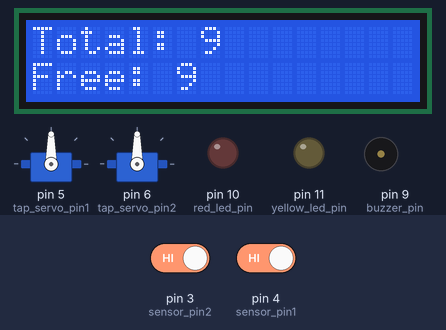
The sketch below on a simulated Arduino Uno, built with avr-gcc and run on an emulated ATmega328P. Shown: 2 × servo, 16×2 character LCD, output pins drawn as LEDs (lit = HIGH), buzzer (waves = sounding, pin HIGH). The test bench sets the inputs (shaded band); at power-on: pin 3 (sensor_pin2) HIGH, pin 4 (sensor_pin1) HIGH. What the sketch prints to the serial monitor is not drawn.

Above: at 1.3 s.
1.4 s: pin 3 (sensor_pin2) driven LOW
At 2.6 s:
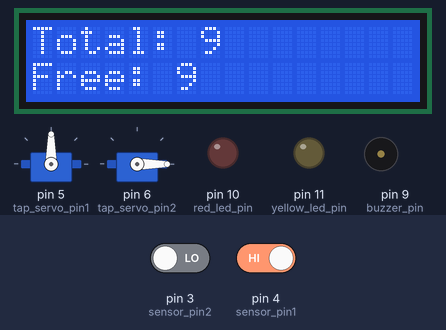
2.9 s: pin 4 (sensor_pin1) driven LOW
At 5.7 s:
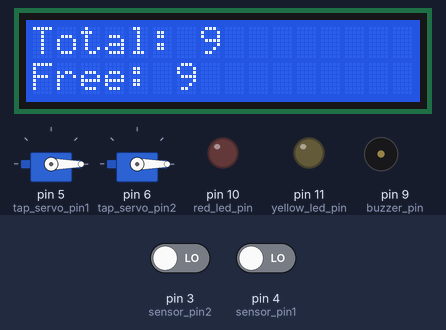
5.9 s: pin 3 (sensor_pin2) driven HIGH
At 9.5 s:
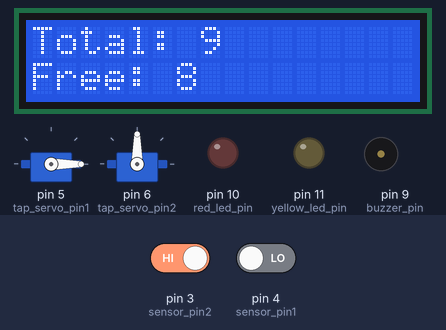
11.9 s: pin 3 (sensor_pin2) driven LOW and pin 4 (sensor_pin1) driven HIGH
At 12.8 s:
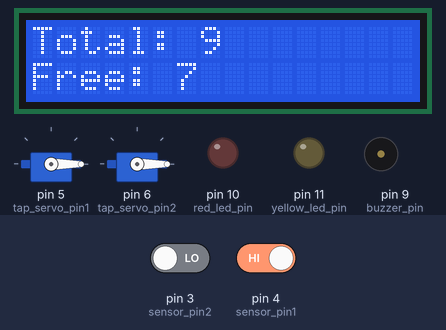
Timing chart, 0 to 17.0 s (numbered marks = the images above; inputs shaded):
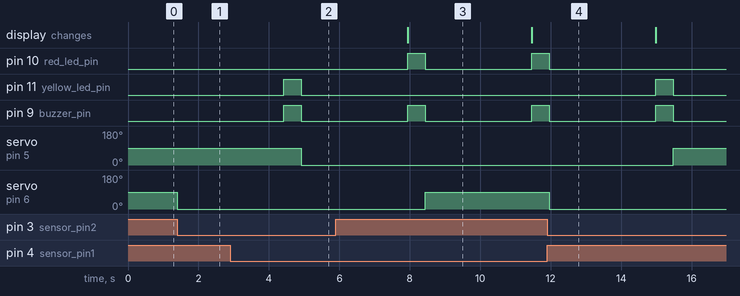

The sketch:

SmartParking.ino
```cpp
#include <Servo.h>
#include <LiquidCrystal_I2C.h>

Servo tap_servo1;
Servo tap_servo2;
LiquidCrystal_I2C lcd(0x27, 16, 2);

int sensor_pin1 = 4;
int sensor_pin2 = 3;
int tap_servo_pin1 = 5;
int tap_servo_pin2 = 6;
int buzzer_pin = 9;
int red_led_pin = 10;
int yellow_led_pin = 11;

const int max_total_slots = 9;

int total_slots = max_total_slots;
int free_slots = max_total_slots;

void setup() {
  Serial.begin(9600);
  pinMode(sensor_pin1, INPUT);
  pinMode(sensor_pin2, INPUT);

  tap_servo1.attach(tap_servo_pin1);
  tap_servo2.attach(tap_servo_pin2);

  pinMode(buzzer_pin, OUTPUT);
  pinMode(red_led_pin, OUTPUT);
  pinMode(yellow_led_pin, OUTPUT);

  lcd.begin(16, 2);

  updateLCD(total_slots, free_slots);

  updateFreeSlots(0);
}

void loop() {

  int val1 = digitalRead(sensor_pin1);

  if (val1 == 0) {
    tap_servo1.write(0);
    delay(3000);

    Serial.println("Sensor 1 triggered!");
    updateFreeSlots(-1);

    digitalWrite(red_led_pin, HIGH);
    digitalWrite(buzzer_pin, HIGH);
    delay(500);
    digitalWrite(red_led_pin, LOW);
    digitalWrite(buzzer_pin, LOW);
  }
  if (val1 == 1) {
    tap_servo1.write(90);
  }


  int val2 = digitalRead(sensor_pin2);

  if (val2 == 0) {
    tap_servo2.write(0);
    delay(3000);

    Serial.println("Sensor 2 triggered!");
    updateFreeSlots(1);

    digitalWrite(yellow_led_pin, HIGH);
    digitalWrite(buzzer_pin, HIGH);
    delay(500);
    digitalWrite(yellow_led_pin, LOW);
    digitalWrite(buzzer_pin, LOW);
  }
  if (val2 == 1) {
    tap_servo2.write(90);
  }


  if (free_slots == 0) {

    digitalWrite(buzzer_pin, HIGH);
    delay(3000);
    digitalWrite(buzzer_pin, LOW);


    for (int i = 0; i < 6; i++) {
      digitalWrite(red_led_pin, HIGH);
      digitalWrite(yellow_led_pin, LOW);
      delay(100);
      digitalWrite(red_led_pin, LOW);
      digitalWrite(yellow_led_pin, HIGH);
      delay(100);
    }
  }
}

void updateFreeSlots(int change) {
  free_slots += change;
  if (free_slots < 0) {
    free_slots = 0;
  }
  if (free_slots > max_total_slots) {
    free_slots = max_total_slots;
  }


  updateLCD(max_total_slots, free_slots);
}

void updateLCD(int total_slots, int free_slots) {
  lcd.clear();
  lcd.setCursor(0, 0);
  lcd.print("Total: " + String(total_slots));
  lcd.setCursor(0, 1);
  if (free_slots == 0) {
    lcd.print("Parking is full");
  } else {
    lcd.print("Free: " + String(free_slots));
  }
}
```

Measured:
- after the input at 1.4 s, servo on pin 6 (tap_servo_pin2): 90° → 0° at once
- after the input at 2.9 s, servo on pin 5 (tap_servo_pin1): 90° → 0° after 2.0 s
- after the input at 5.9 s, pin 11 (yellow_led_pin): stays LOW (without the input it goes to HIGH after 5.6 s); servo on pin 6 (tap_servo_pin2): 0° → 90° after 2.5 s
- after the input at 11.9 s, pin 10 (red_led_pin): goes on until 12.0 s, then stays LOW; pin 11 (yellow_led_pin): LOW → HIGH after 3.1 s, → LOW 0.50 s later; servo on pin 5 (tap_servo_pin1): 0° → 90° after 3.6 s; servo on pin 6 (tap_servo_pin2): 90° → 0° after 0.06 s
- what the display in image 3 shows lasts 3.6 s, from 7.9 s to 11.5 s
